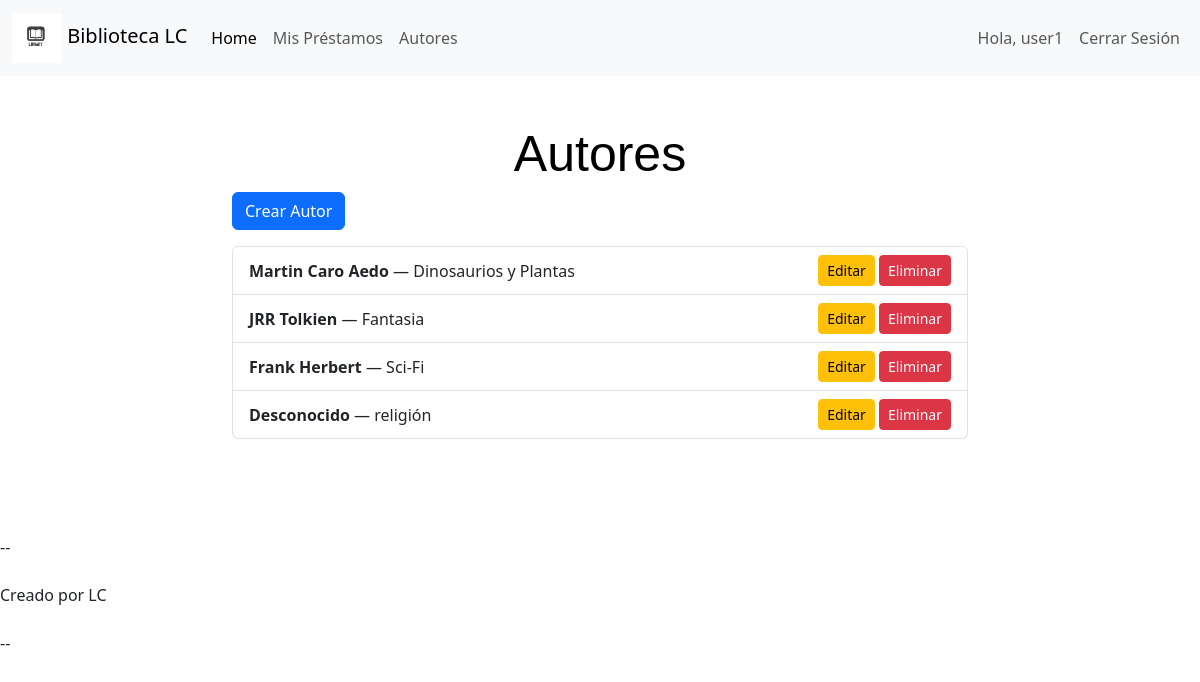
/autores/ (signed in), run on an earlier commit of the app's database.
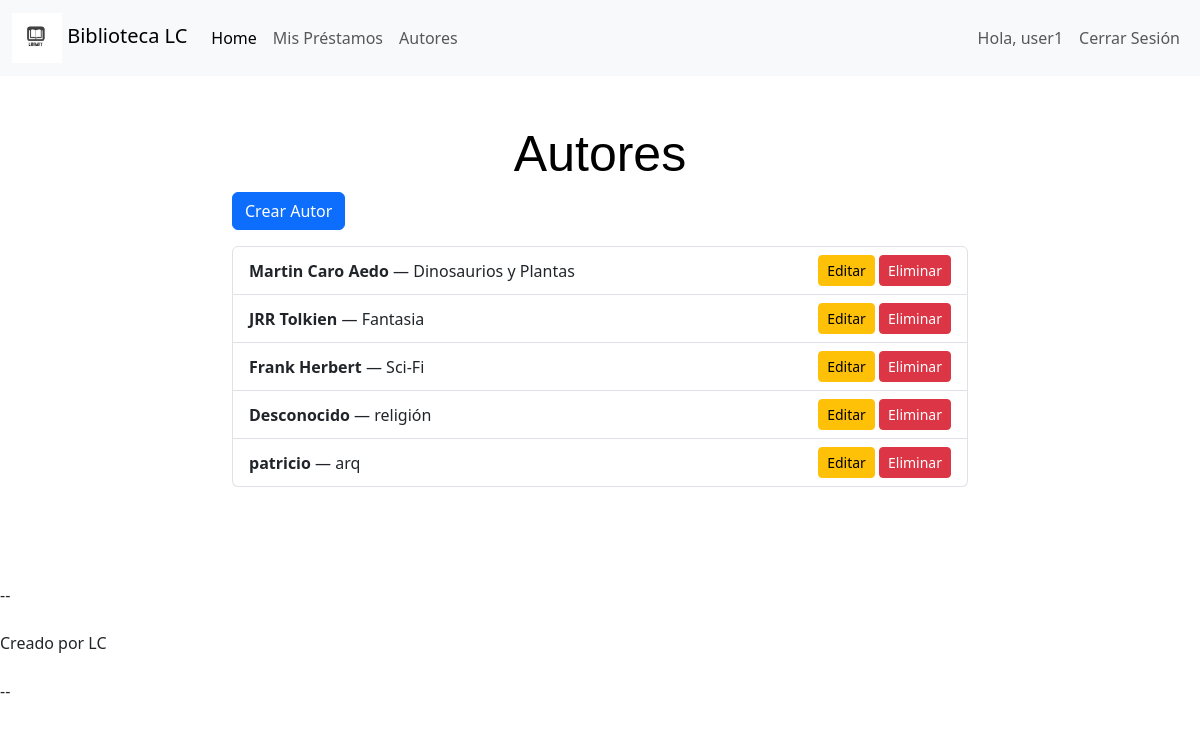
And on a later commit of the database.
### biblioteca/models.py (models this page shows, shortened)
class Autor(models.Model):
    nombre = models.CharField(max_length=100)
    especialidad = models.CharField(max_length=100)

### biblioteca/views.py (the view)
# urls.py: path('autores/', AutorListView.as_view(), name='autor_list'),
class AutorListView(LoginRequiredMixin, ListView):
    model = Autor
    template_name = 'autor/autor_list.html'
    context_object_name = 'autores'

### biblioteca/templates/autor/autor_list.html (shortened to what this page needs)
{% extends 'base.html' %}
{% load crispy_forms_tags %}
{% block content %}
  <div class="container my-5">
    <div class="row justify-content-center">
      <div class="col-md-8">
        <h1>Autores</h1>
        <a class="btn btn-primary mb-3" href="{% url 'autor_create' %}">Crear Autor</a>
        {% if autores %}
          <ul class="list-group">
            {% for autor in autores %}
              <li class="list-group-item d-flex justify-content-between align-items-center">
                <div>
                  <strong>{{ autor.nombre }}</strong> — {{ autor.especialidad }}
                </div>
                <div>
                  <a class="btn btn-sm btn-warning" href="{% url 'autor_update' autor.pk %}">Editar</a>
                  <a class="btn btn-sm btn-danger" href="{% url 'autor_delete' autor.pk %}">Eliminar</a>
                </div>
              </li>
            {% endfor %}
          </ul>
        {% else %}
          <p>No hay autores registrados.</p>
        {% endif %}
      </div>
    </div>
  </div>
{% endblock %}

### biblioteca/templates/base.html (shortened to what this page needs)
{% load static %}
<!DOCTYPE html>
<html lang="en">
<head>
    <link href="https://cdn.jsdelivr.net/npm/bootstrap@5.3.1/dist/css/bootstrap.min.css" rel="stylesheet">
    <link rel="stylesheet" href="{% static 'css/styles.css' %}">
</head>
<body>
    {% include "navbar.html" %}
    {% block content %}
    {% endblock content %}
    {% include "footer.html" %}
</body>
</html>

### biblioteca/templates/navbar.html (shortened to what this page needs)
{% load static %}
<nav class="navbar navbar-expand-lg bg-body-tertiary">
  <div class="container-fluid">
    <a class="navbar-brand" href="{% url 'home' %}">
      <img src="{% static 'images/lib_logo.jpg' %}" alt="Logo" width="50" height="50" class="d-inline-block align-middle" />
      Biblioteca LC
    </a>
    <div class="collapse navbar-collapse" id="navbarSupportedContent">
      <ul class="navbar-nav me-auto mb-2 mb-lg-0">
        <li class="nav-item">
          <a class="nav-link active" aria-current="page" href="{% url 'home' %}">Home</a>
        </li>
        {% if user.is_authenticated %}
          <li class="nav-item">
            <a class="nav-link" href="{% url 'mis_prestamos' %}">Mis Préstamos</a>
          </li>
          <li class="nav-item">
            <a class="nav-link" href="{% url 'autor_list' %}">Autores</a>
          </li>
        {% endif %}
      </ul>
      <ul class="navbar-nav mb-2 mb-lg-0">
        {% if user.is_authenticated %}
          <li class="nav-item">
            <a class="nav-link" href="#">Hola, {{ user.username }}</a>
          </li>
          <li class="nav-item">
            <form method="POST" action="{% url 'logout' %}" style="display: inline;">
              <button type="submit" class="btn btn-link nav-link" >Cerrar Sesión</button>
            </form>
          </li>
        {% endif %}
      </ul>
    </div>
  </div>
</nav>

### biblioteca/templates/footer.html
<br>
<br>
--
<br>
<br>
Creado por LC
<br>
<br>
--

### static/css/styles.css (style rules this page uses)
h1 { color: rgb(0, 0, 0); font-size: 50px; font-family: 'Gill Sans', 'Gill Sans MT', Calibri, 'Trebuchet MS', sans-serif; text-align: center; }

What changed in the data, as far as the page shows it:
added Autor: nombre "patricio", especialidad "arq"
